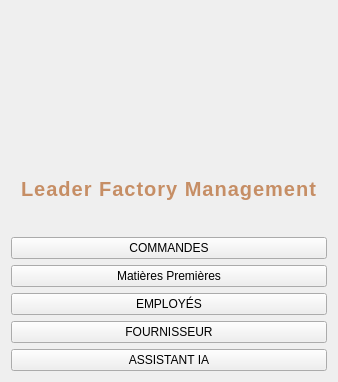
     <widget class="QFrame" name="sidebar">
      <property name="minimumSize">
       <size>
        <width>220</width>
        <height>0</height>
       </size>
      </property>
      <layout class="QVBoxLayout" name="sidebarLayout">
       <item>
        <widget class="QLabel" name="logo_label">
         <property name="minimumSize">
          <size>
           <width>0</width>
           <height>150</height>
          </size>
         </property>
         <property name="text">
          <string/>
         </property>
         <property name="alignment">
          <set>Qt::AlignmentFlag::AlignCenter</set>
         </property>
        </widget>
       </item>
       <item>
        <widget class="QLabel" name="factory_title">
         <property name="styleSheet">
          <string notr="true">color: #C68E65; font-size: 20px; font-weight: bold; padding: 10px 10px 30px 10px; letter-spacing: 1px;</string>
         </property>
         <property name="text">
          <string>Leader Factory Management</string>
         </property>
         <property name="alignment">
          <set>Qt::AlignmentFlag::AlignCenter</set>
         </property>
        </widget>
       </item>
       <item>
        <widget class="QPushButton" name="btn_nav_orders">
         <property name="text">
          <string>COMMANDES</string>
         </property>
        </widget>
       </item>
       <item>
        <widget class="QPushButton" name="btn_nav_material">
         <property name="text">
          <string>Matières Premières</string>
         </property>
        </widget>
       </item>
       <item>
        <widget class="QPushButton" name="btn_nav_employees">
         <property name="text">
          <string>EMPLOYÉS</string>
         </property>
        </widget>
       </item>
       <item>
        <widget class="QPushButton" name="btn_nav_suppliers">
         <property name="text">
          <string>FOURNISSEUR</string>
         </property>
        </widget>
       </item>
       <item>
        <widget class="QPushButton" name="btn_nav_ai">
         <property name="text">
          <string>ASSISTANT IA</string>
         </property>
        </widget>
       </item>
       <item>
        <spacer name="vSpacer">
         <property name="orientation">
          <enum>Qt::Orientation::Vertical</enum>
         </property>
         <property name="sizeHint" stdset="0">
          <size>
           <width>0</width>
           <height>0</height>
          </size>
         </property>
        </spacer>
       </item>
      </layout>
     </widget>
